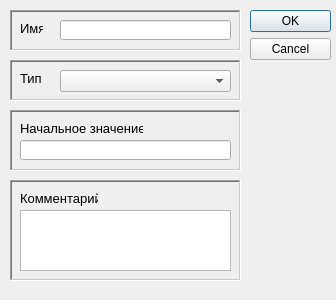
<?xml version="1.0" encoding="UTF-8"?>
<ui version="4.0">
 <class>QVariableEditor</class>
 <widget class="QDialog" name="QVariableEditor">
  <property name="geometry">
   <rect>
    <x>0</x>
    <y>0</y>
    <width>336</width>
    <height>300</height>
   </rect>
  </property>
  <property name="windowTitle">
   <string>Редактор данного ПО</string>
  </property>
  <property name="windowIcon">
   <iconset resource="resources.qrc">
    <normaloff>:/images/G.png</normaloff>:/images/G.png</iconset>
  </property>
  <widget class="QDialogButtonBox" name="buttonBox">
   <property name="geometry">
    <rect>
     <x>250</x>
     <y>10</y>
     <width>81</width>
     <height>61</height>
    </rect>
   </property>
   <property name="orientation">
    <enum>Qt::Vertical</enum>
   </property>
   <property name="standardButtons">
    <set>QDialogButtonBox::Cancel|QDialogButtonBox::Ok</set>
   </property>
  </widget>
  <widget class="QFrame" name="frame">
   <property name="geometry">
    <rect>
     <x>10</x>
     <y>10</y>
     <width>231</width>
     <height>41</height>
    </rect>
   </property>
   <property name="frameShape">
    <enum>QFrame::WinPanel</enum>
   </property>
   <property name="frameShadow">
    <enum>QFrame::Sunken</enum>
   </property>
   <property name="lineWidth">
    <number>3</number>
   </property>
   <property name="midLineWidth">
    <number>1</number>
   </property>
   <widget class="QLabel" name="nameLbl">
    <property name="geometry">
     <rect>
      <x>10</x>
      <y>10</y>
      <width>23</width>
      <height>16</height>
     </rect>
    </property>
    <property name="font">
     <font>
      <pointsize>10</pointsize>
     </font>
    </property>
    <property name="text">
     <string>Имя</string>
    </property>
    <property name="buddy">
     <cstring>nameEdt</cstring>
    </property>
   </widget>
   <widget class="QLineEdit" name="nameEdt">
    <property name="geometry">
     <rect>
      <x>50</x>
      <y>10</y>
      <width>171</width>
      <height>20</height>
     </rect>
    </property>
   </widget>
  </widget>
  <widget class="QFrame" name="frame_2">
   <property name="geometry">
    <rect>
     <x>10</x>
     <y>60</y>
     <width>231</width>
     <height>41</height>
    </rect>
   </property>
   <property name="frameShape">
    <enum>QFrame::WinPanel</enum>
   </property>
   <property name="frameShadow">
    <enum>QFrame::Sunken</enum>
   </property>
   <property name="lineWidth">
    <number>3</number>
   </property>
   <property name="midLineWidth">
    <number>1</number>
   </property>
   <widget class="QLabel" name="typeLbl">
    <property name="geometry">
     <rect>
      <x>10</x>
      <y>10</y>
      <width>22</width>
      <height>16</height>
     </rect>
    </property>
    <property name="font">
     <font>
      <pointsize>10</pointsize>
     </font>
    </property>
    <property name="text">
     <string>Тип</string>
    </property>
    <property name="buddy">
     <cstring>typeCmbBox</cstring>
    </property>
   </widget>
   <widget class="QComboBox" name="typeCmbBox">
    <property name="geometry">
     <rect>
      <x>50</x>
      <y>10</y>
      <width>171</width>
      <height>22</height>
     </rect>
    </property>
   </widget>
  </widget>
  <widget class="QFrame" name="frame_3">
   <property name="geometry">
    <rect>
     <x>10</x>
     <y>110</y>
     <width>231</width>
     <height>61</height>
    </rect>
   </property>
   <property name="frameShape">
    <enum>QFrame::WinPanel</enum>
   </property>
   <property name="frameShadow">
    <enum>QFrame::Sunken</enum>
   </property>
   <property name="lineWidth">
    <number>3</number>
   </property>
   <property name="midLineWidth">
    <number>1</number>
   </property>
   <widget class="QLabel" name="initvalueLbl">
    <property name="geometry">
     <rect>
      <x>10</x>
      <y>10</y>
      <width>123</width>
      <height>16</height>
     </rect>
    </property>
    <property name="font">
     <font>
      <pointsize>10</pointsize>
     </font>
    </property>
    <property name="text">
     <string>Начальное значение</string>
    </property>
    <property name="buddy">
     <cstring>initValueEdt</cstring>
    </property>
   </widget>
   <widget class="QLineEdit" name="initValueEdt">
    <property name="geometry">
     <rect>
      <x>10</x>
      <y>30</y>
      <width>211</width>
      <height>20</height>
     </rect>
    </property>
    <property name="frame">
     <bool>true</bool>
    </property>
   </widget>
  </widget>
  <widget class="QFrame" name="frame_4">
   <property name="geometry">
    <rect>
     <x>10</x>
     <y>180</y>
     <width>231</width>
     <height>101</height>
    </rect>
   </property>
   <property name="frameShape">
    <enum>QFrame::WinPanel</enum>
   </property>
   <property name="frameShadow">
    <enum>QFrame::Sunken</enum>
   </property>
   <property name="lineWidth">
    <number>3</number>
   </property>
   <property name="midLineWidth">
    <number>1</number>
   </property>
   <widget class="QLabel" name="commentLbl">
    <property name="geometry">
     <rect>
      <x>10</x>
      <y>10</y>
      <width>78</width>
      <height>16</height>
     </rect>
    </property>
    <property name="font">
     <font>
      <pointsize>10</pointsize>
     </font>
    </property>
    <property name="text">
     <string>Комментарий</string>
    </property>
    <property name="buddy">
     <cstring>commentTxtEdt</cstring>
    </property>
   </widget>
   <widget class="QPlainTextEdit" name="commentTxtEdt">
    <property name="geometry">
     <rect>
      <x>10</x>
      <y>30</y>
      <width>211</width>
      <height>61</height>
     </rect>
    </property>
    <property name="font">
     <font>
      <pointsize>10</pointsize>
     </font>
    </property>
    <property name="horizontalScrollBarPolicy">
     <enum>Qt::ScrollBarAlwaysOff</enum>
    </property>
    <property name="tabChangesFocus">
     <bool>true</bool>
    </property>
   </widget>
  </widget>
 </widget>
 <tabstops>
  <tabstop>nameEdt</tabstop>
  <tabstop>typeCmbBox</tabstop>
  <tabstop>initValueEdt</tabstop>
  <tabstop>commentTxtEdt</tabstop>
  <tabstop>buttonBox</tabstop>
 </tabstops>
 <resources>
  <include location="resources.qrc"/>
 </resources>
 <connections>
  <connection>
   <sender>buttonBox</sender>
   <signal>accepted()</signal>
   <receiver>QVariableEditor</receiver>
   <slot>accept()</slot>
   <hints>
    <hint type="sourcelabel">
     <x>248</x>
     <y>254</y>
    </hint>
    <hint type="destinationlabel">
     <x>157</x>
     <y>274</y>
    </hint>
   </hints>
  </connection>
  <connection>
   <sender>buttonBox</sender>
   <signal>rejected()</signal>
   <receiver>QVariableEditor</receiver>
   <slot>reject()</slot>
   <hints>
    <hint type="sourcelabel">
     <x>316</x>
     <y>260</y>
    </hint>
    <hint type="destinationlabel">
     <x>286</x>
     <y>274</y>
    </hint>
   </hints>
  </connection>
 </connections>
</ui>
